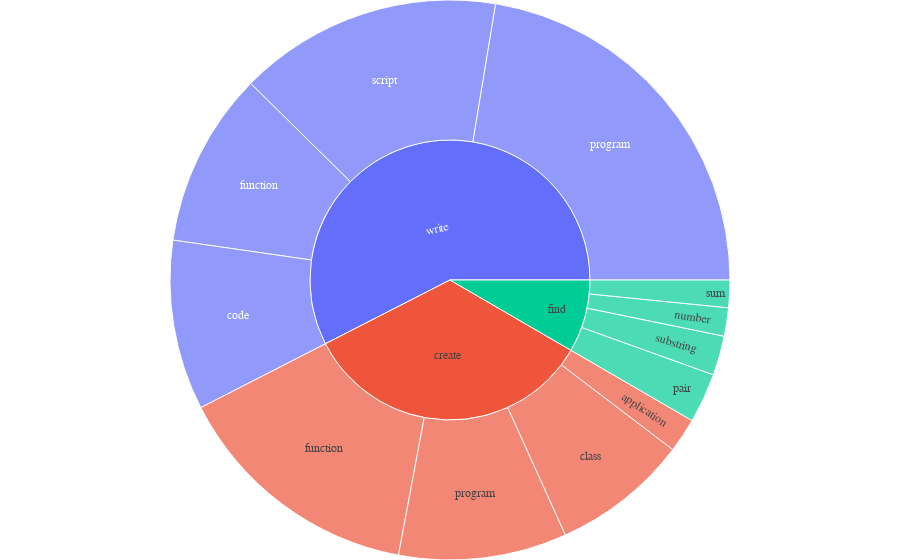

Source (notebook cell):
### Code cell
import plotly.graph_objects as go
import plotly.express as px

# df["blank"] = "ROOT"
# df = phrases.groupby(["verb", "noun"]).size().sort_values(ascending=False).head(5).reset_index().rename(columns={0: "count"})

df = df[df["count"] > 30]
fig = px.sunburst(df, path=['verb', 'noun'], values='count')
# fig.update_layout(uniformtext=dict(minsize=10, mode='hide'))
fig.update_layout(
    margin=dict(l=0, r=0, t=0, b=0),
    font_family="Times New Roman",
)
fig.show()
#fig.write_html("verb_noun.html")
fig.write_image("figure.png")

### Figure 1 — Plotly figure (JSON) as saved in the notebook; plotly's stock layout.template omitted (floating-point values rounded to 4 significant figures)
{"data": [{"branchvalues": "total", "domain": {"x": [0, 1], "y": [0, 1]}, "hovertemplate": "labels=%{label}<br>count=%{value}<br>parent=%{parent}<br>id=%{id}<extra></extra>", "ids": ["create/application", "create/class", "write/code", "create/function", "write/function", "find/number", "find/pair", "create/program", "write/program", "write/script", "find/substring", "find/sum", "create", "find", "write"], "labels": ["application", "class", "code", "function", "function", "number", "pair", "program", "program", "script", "substring", "sum", "create", "find", "write"], "name": "", "parents": ["create", "create", "write", "create", "write", "find", "find", "create", "write", "write", "find", "find", "", "", ""], "type": "sunburst", "values": [40, 159, 198, 293, 204, 33, 58, 196, 452, 307, 46, 32, 688, 169, 1161]}], "layout": {"font": {"family": "Times New Roman"}, "legend": {"tracegroupgap": 0}, "margin": {"b": 0, "l": 0, "r": 0, "t": 0}}}
